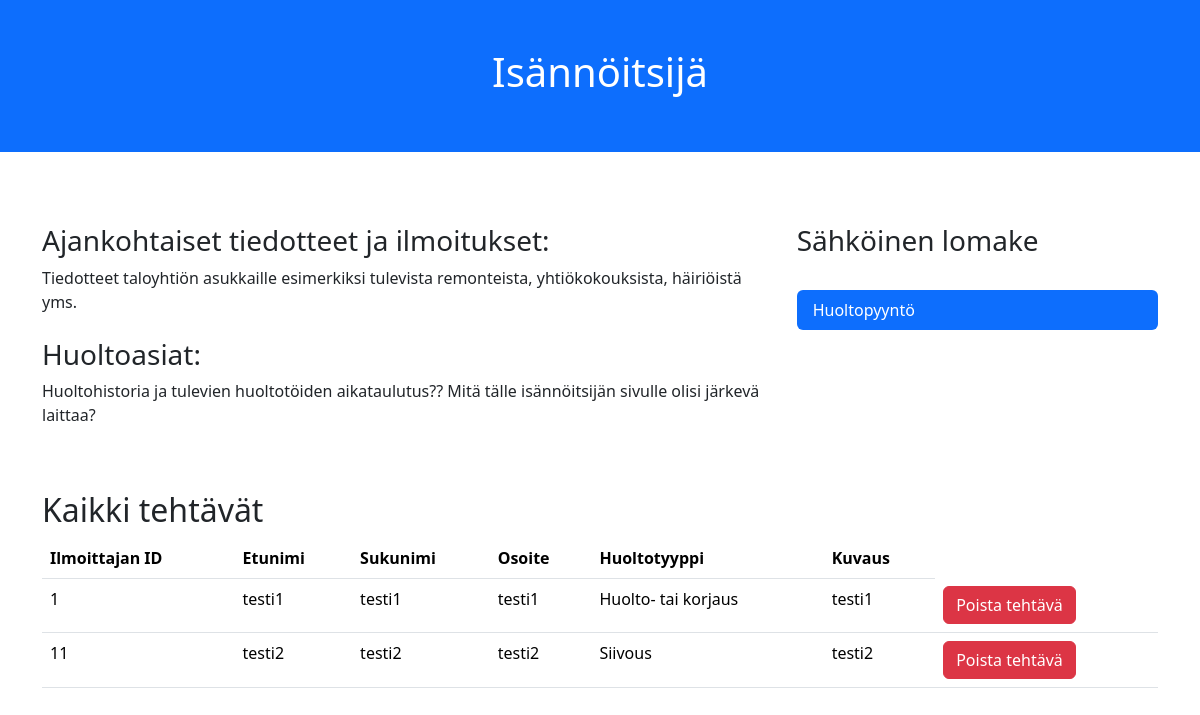
/isannoitsija.php, run on the app's committed database.
### tables this page shows
CREATE TABLE `tehtavataulu` (
  `id` int(11) NOT NULL,
  `osoite` varchar(200) NOT NULL,
  `huoltopyynnontyyppi` int(11) NOT NULL,
  `kuvaus` varchar(1000) NOT NULL,
  `ilmoittajanid` int(11) NOT NULL,
  `etunimi` varchar(11) NOT NULL,
  `sukunimi` varchar(11) NOT NULL,
  `puhelin` varchar(11) NOT NULL
);

### isannoitsija.php (the view, shortened to what this page needs)
<?php
require_once 'Utils/connect.php';
$sql = "SELECT * FROM tehtavataulu";
$stmt = $yhteys->query($sql);
?>
<!DOCTYPE html>
<html lang="fi">
<head>
    <link href="https://cdn.jsdelivr.net/npm/bootstrap@5.3.3/dist/css/bootstrap.min.css" rel="stylesheet">
</head>
<body>
    <div class="p-5 bg-primary text-white text-center">
        <h1>Isännöitsijä</h1>
    </div>
    <div class="container mt-5">
        <div class="row g-3">
            <div class="col-sm-8">
                <h3 class="mt-4">Ajankohtaiset tiedotteet ja ilmoitukset:</h3>
                    <p>Tiedotteet taloyhtiön asukkaille esimerkiksi tulevista remonteista, yhtiökokouksista, häiriöistä yms.</p>
                <h3 class="mt-4">Huoltoasiat:</h3>
                    <p>Huoltohistoria ja tulevien huoltotöiden aikataulutus?? Mitä tälle isännöitsijän sivulle olisi järkevä laittaa?</p>
            </div>
            <div class="col-sm-4">
                <h3 class="mt-4">Sähköinen lomake</h3>
                    <br>
                <ul class="nav nav-pills flex-column">
                    <li class="nav-item">
                        <a class="nav-link active" href="vikailmoitus.php">Huoltopyyntö</a>
                    </li>
                </ul>
            </div>
        </div>
    </div>
  <div class="container mt-5">
    <h2>Kaikki tehtävät</h2>
    <table class="table">
      <thead>
        <tr>
          <th>Ilmoittajan ID</th>
          <th>Etunimi</th>
          <th>Sukunimi</th>
          <th>Osoite</th>
          <th>Huoltotyyppi</th>
          <th>Kuvaus</th>
        </tr>
      </thead>
      <tbody>
        <?php
        if ($stmt->rowCount() > 0) {
            while ($row = $stmt->fetch(PDO::FETCH_ASSOC)) {
                echo "<tr>";
                echo "<td>" . $row["ilmoittajanid"] . "</td>";
                echo "<td>" . $row["etunimi"] . "</td>";
                echo "<td>" . $row["sukunimi"] . "</td>";
                echo "<td>" . $row["osoite"] . "</td>";
                $huoltotyyppi = "";
                switch ($row["huoltopyynnontyyppi"]) {
                    case 1:
                        $huoltotyyppi = "Huolto- tai korjaus";
                        break;
                    case 2:
                        $huoltotyyppi = "Siivous";
                        break;
                }
                echo "<td>" . $huoltotyyppi . "</td>";
                echo "<td>" . $row["kuvaus"] . "</td>";
                echo "<td>";
                echo "<form method='post' action='Utils/PoistaTehtava.php'>";
                echo "<button type='submit' class='btn btn-danger'>Poista tehtävä</button>";
                echo "</form>";
                echo "</td>";
                echo "</tr>";
            }
        } else {
            echo "<tr><td colspan='7'>Ei tehtäviä</td></tr>";
        }
        ?>
      </tbody>
    </table>
  </div>
</body>
</html>

### data on the page
tehtavataulu: ilmoittajanid "1", etunimi "testi1", sukunimi "testi1", osoite "testi1", huoltopyynnontyyppi "Huolto- tai korjaus", kuvaus "testi1"
tehtavataulu: ilmoittajanid "11", etunimi "testi2", sukunimi "testi2", osoite "testi2", huoltopyynnontyyppi "Siivous", kuvaus "testi2"
